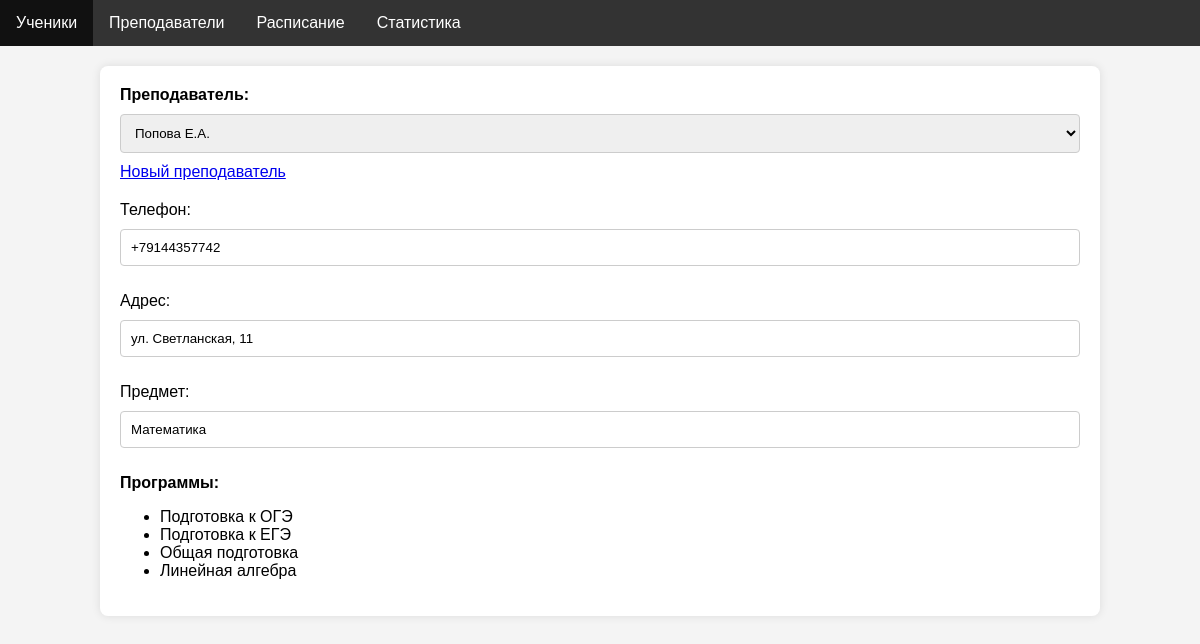
Screenshot of /teacher with the database file from the repository.
### tables this page shows
CREATE TABLE teacher (
    teacher_id INTEGER PRIMARY KEY AUTOINCREMENT,
    teacher_name VARCHAR(100) NOT NULL,
    teacher_number VARCHAR(20) NOT NULL,
    teacher_adress VARCHAR(255) NOT NULL
);

CREATE TABLE subject (
    subject_id INTEGER PRIMARY KEY AUTOINCREMENT,
    subject_name VARCHAR(100) NOT NULL
);

CREATE TABLE program (
    program_id INTEGER PRIMARY KEY AUTOINCREMENT,
    subject_id INTEGER NOT NULL,
    program_name VARCHAR(100) NOT NULL,
    program_degree VARCHAR(50) NOT NULL,
    program_price DECIMAL(10, 2) NOT NULL,
    FOREIGN KEY (subject_id) REFERENCES subject(subject_id) ON DELETE CASCADE
);

### controllers/teacher.py (the view)
@app.route('/teacher', methods=['GET'])
def teacher():
    conn = get_db_connection()
    if request.args.get('teacher'):
        teacher_id = int(request.args.get('teacher'))
        session['teacher_id'] = teacher_id
    else:
        session['teacher_id'] = 1  # По умолчанию выбран первый преподаватель
    df_teachers = get_teachers(conn)
    df_programs = get_programs(conn, session['teacher_id'])
    selected_teacher = df_teachers[df_teachers['teacher_id'] == session['teacher_id']].iloc[0]
    subject = get_subject(conn, session['teacher_id'])
    return render_template('teacher.html',
                           teacher_id=session['teacher_id'],
                           combo_box_teachers=df_teachers,
                           combo_box_teachers_len=len(df_teachers),
                           selected_teacher=selected_teacher,
                           subject=subject,  # Подгружаем предмет
                           programs=df_programs)

### models/teacher_model.py (called while the page is built)
def get_teachers(conn):
    query = 'SELECT teacher_id, teacher_name, teacher_number, teacher_adress FROM teacher'
    df_teachers = pd.read_sql(query, conn)
    return df_teachers

def get_subject(conn, teacher_id):
    query = '''
    SELECT s.subject_name
    FROM subject s
    JOIN program p ON s.subject_id = p.subject_id
    JOIN schedule sc ON p.program_id = sc.program_id
    WHERE sc.teacher_id = ?
    LIMIT 1
    '''
    df_subject = pd.read_sql(query, conn, params=(teacher_id,))
    return df_subject.iloc[0]['subject_name'] if not df_subject.empty else None

def get_programs(conn, teacher_id):
    query = '''
    SELECT program_name
    FROM program p
    JOIN schedule s ON p.program_id = s.program_id
    WHERE s.teacher_id = ?
    '''
    df_programs = pd.read_sql(query, conn, params=(teacher_id,))
    return df_programs

### utils.py (called while the page is built)
def get_db_connection():
    return sqlite3.connect('school.db')

### templates/teacher.html (shortened to what this page needs)
<!DOCTYPE HTML>
<html>
<head>
    <link rel="stylesheet" type="text/css" href="/static/css/main.css" />
</head>
<body>
    <ul class="nav">
        <li><a href="{{ url_for('index') }}">Ученики</a></li>
        <li><a href="{{ url_for('teacher') }}">Преподаватели</a></li>
        <li><a href="{{ url_for('schedule') }}">Расписание</a></li>
        <li><a href="{{ url_for('statistics') }}">Статистика</a></li>
    </ul>
    <div class="container">
        <form action="" method="get">
            <label for="teacher">Преподаватель:</label>
            <select name="teacher" id="teacher" onchange="this.form.submit()">
                {% for i in range(combo_box_teachers_len) %}
                {% set id_r = combo_box_teachers.loc[i, "teacher_id"] %}
                {% if id_r == teacher_id %}
                <option selected value="{{id_r}}">{{ combo_box_teachers.loc[i, "teacher_name"] }}</option>
                {% else %}
                <option value="{{id_r}}">{{ combo_box_teachers.loc[i, "teacher_name"] }}</option>
                {% endif %}
                {% endfor %}
            </select>
            <a href="{{ url_for('new_teacher') }}" class="button">Новый преподаватель</a>
        </form>
        <p>Телефон: <input type="text" value="{{ selected_teacher['teacher_number'] }}" readonly></p>
        <p>Адрес: <input type="text" value="{{ selected_teacher['teacher_adress'] }}" readonly></p>
        <p>Предмет: <input type="text" value="{{ subject }}" readonly></p>
        <label>Программы:</label>
        <ul>
            {% for i in range(programs.shape[0]) %}
            <li>{{ programs.loc[i, 'program_name'] }}</li>
            {% endfor %}
        </ul>
    </div>
</body>
</html>

### static/css/main.css (style rules this page uses)
body { font-family: Arial, sans-serif; margin: 0; padding: 0; background-color: #f4f4f4; }
.nav { list-style-type: none; margin: 0; padding: 0; overflow: hidden; background-color: #333; }
.nav li { float: left; }
.nav li a { display: block; color: white; text-align: center; padding: 14px 16px; text-decoration: none; }
.container { padding: 20px; background-color: white; border-radius: 8px; margin: 20px auto; width: 80%; box-shadow: 0px 0px 10px rgba(0, 0, 0, 0.1); }
form { margin-bottom: 20px; }
label { font-weight: bold; margin-right: 10px; }
select, input[type="text"], input[type="date"], input[type="submit"], input[type="button"] { margin: 10px 0; padding: 10px; border: 1px solid #ccc; border-radius: 4px; box-sizing: border-box; width: 100%; }

### rows the page displays
teacher: teacher "Попова Е.А.", teacher_number "+79144357742", teacher_adress "ул. Светланская, 11"
subject: subject_name "Математика"
program: program_name "Подготовка к ОГЭ"
program: program_name "Подготовка к ЕГЭ"
program: program_name "Общая подготовка"
program: program_name "Линейная алгебра"
